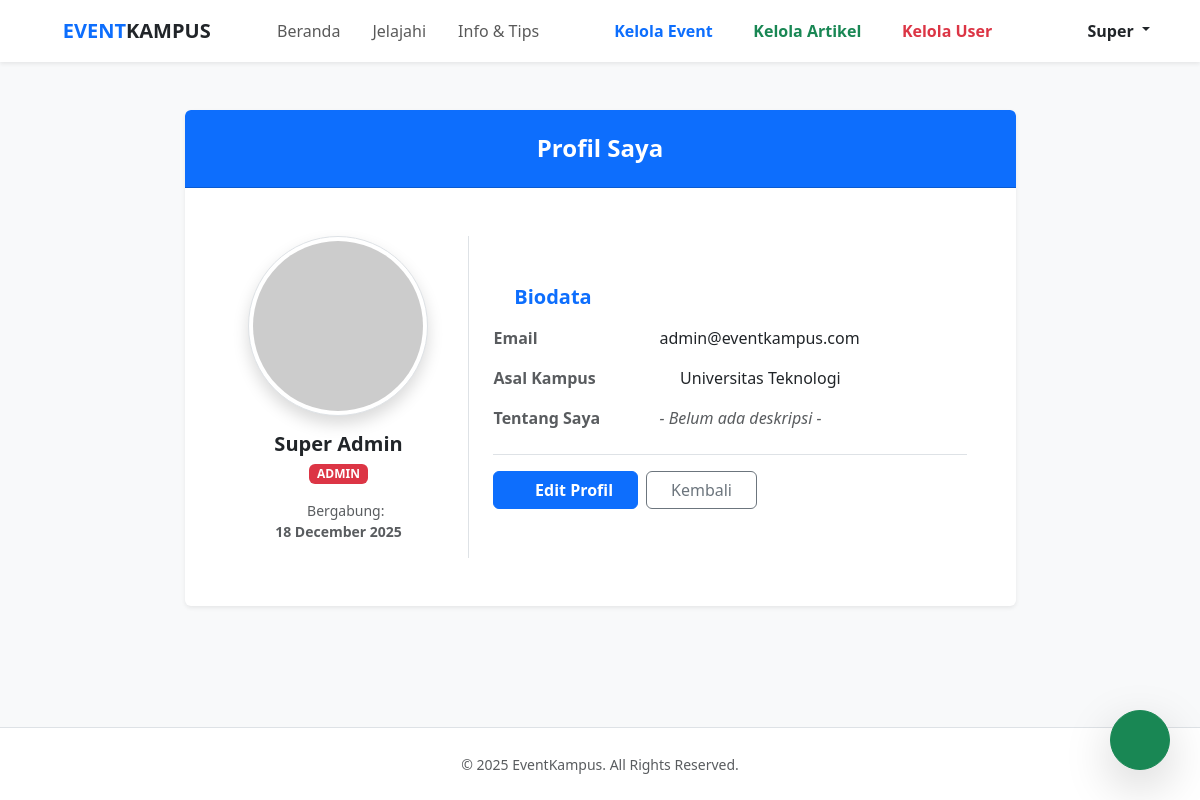
Screenshot of /user_profile/profile.php (signed in) with the database file from the repository.
### tables this page shows
CREATE TABLE `users` (
    `id` int NOT NULL,
    `name` varchar(100) NOT NULL,
    `email` varchar(100) NOT NULL,
    `campus` varchar(100) DEFAULT NULL,
    `password` varchar(255) DEFAULT NULL,
    `role` enum(
        'admin',
        'mahasiswa',
        'event_organizer'
    ) DEFAULT 'mahasiswa',
    `created_at` timestamp NULL DEFAULT CURRENT_TIMESTAMP,
    `google_id` varchar(255) DEFAULT NULL,
    `photo` varchar(255) DEFAULT NULL,
    `google_refresh_token` text,
    `description` text,
    `is_verified` tinyint(1) DEFAULT '0',
    `verification_token` varchar(255) DEFAULT NULL,
    `notify_email` tinyint(1) DEFAULT '1',
    `notify_web` tinyint(1) DEFAULT '1',
    `reset_token` varchar(255) DEFAULT NULL,
    `reset_expires_at` datetime DEFAULT NULL
);

### user_profile/profile.php (the view, shortened to what this page needs)
<?php
require_once __DIR__ . '/../includes/header.php';
$viewer_id = $_SESSION['user_id'];
$viewer_role = $_SESSION['role'];
$target_id = isset($_GET['id']) ? (int) $_GET['id'] : $viewer_id;
$stmt = $conn->prepare("SELECT id, name, email, role, photo, description, campus, created_at FROM users WHERE id = ?");
$stmt->bind_param("i", $target_id);
$stmt->execute();
$user = $stmt->get_result()->fetch_assoc();
$join_date = date('d F Y', strtotime($user['created_at']));
$is_own_profile = ($viewer_id == $user['id']);
?>
<div class="container py-5">
    <div class="row justify-content-center">
        <div class="col-lg-9">
            <div class="card border-0 shadow-sm overflow-hidden">
                <div class="card-header bg-primary text-white p-4 text-center">
                    <h4 class="mb-0 fw-bold"><?= $is_own_profile ? "Profil Saya" : "Profil Pengguna" ?></h4>
                </div>
                <div class="card-body p-5">
                    <div class="row g-5 align-items-center">
                        <div class="col-md-4 text-center border-end">
                            <?php
                            $foto = !empty($user['photo']) ? BASE_URL . "/assets/images/profiles/" . $user['photo'] : "https://via.placeholder.com/180?text=U";
                            ?>
                            <img src="<?= $foto ?>" class="rounded-circle img-thumbnail shadow"
                                style="width: 180px; height: 180px; object-fit: cover;"
                                onerror="this.src='https://via.placeholder.com/180?text=U'">
                            <h5 class="fw-bold mb-1 mt-3"><?= htmlspecialchars($user['name']) ?></h5>
                            <?php
                            $role_badge = 'bg-secondary';
                            if ($user['role'] == 'admin')
                                $role_badge = 'bg-danger';
                            elseif ($user['role'] == 'event_organizer')
                                $role_badge = 'bg-info text-dark';
                            elseif ($user['role'] == 'mahasiswa')
                                $role_badge = 'bg-success';
                            ?>
                            <span
                                class="badge <?= $role_badge ?> mb-3"><?= strtoupper(str_replace('_', ' ', $user['role'])) ?></span>
                            <p class="text-muted small">
                                <i class="bi bi-calendar3"></i> Bergabung:<br>
                                <strong><?= $join_date ?></strong>
                            </p>
                        </div>
                        <div class="col-md-8">
                            <h5 class="fw-bold text-primary mb-3"><i class="bi bi-person-lines-fill"></i> Biodata</h5>
                            <?php if ($is_own_profile || $viewer_role == 'admin'): ?>
                                <div class="row mb-3">
                                    <div class="col-sm-4 text-muted fw-bold">Email</div>
                                    <div class="col-sm-8 text-break"><?= htmlspecialchars($user['email']) ?></div>
                                </div>
                            <?php endif; ?>
                            <div class="row mb-3">
                                <div class="col-sm-4 text-muted fw-bold">Asal Kampus</div>
                                <div class="col-sm-8">
                                    <?php if (!empty($user['campus'])): ?>
                                        <span class="text-dark"><i class="bi bi-mortarboard-fill text-warning me-1"></i>
                                            <?= htmlspecialchars($user['campus']) ?></span>
                                    <?php else: ?>
                                        <span class="text-muted fst-italic">- Belum diatur -</span>
                                    <?php endif; ?>
                                </div>
                            </div>
                            <div class="row mb-4">
                                <div class="col-sm-4 text-muted fw-bold">Tentang Saya</div>
                                <div class="col-sm-8">
                                    <?php if (!empty($user['description'])): ?>
                                        <div
                                            class="p-3 bg-light rounded text-secondary border-start border-4 border-primary">
                                            <?= nl2br(htmlspecialchars($user['description'])) ?>
                                        </div>
                                    <?php else: ?>
                                        <span class="text-muted fst-italic">- Belum ada deskripsi -</span>
                                    <?php endif; ?>
                                </div>
                            </div>
                            <div class="d-flex gap-2 mt-4 pt-3 border-top">
                                <?php if ($is_own_profile): ?>
                                    <a href="edit_profile.php" class="btn btn-primary fw-bold px-4">
                                        <i class="bi bi-pencil-square"></i> Edit Profil
                                    </a>
                                <?php endif; ?>
                                <button onclick="goBack('<?= BASE_URL ?>/pages/dashboard.php')"
                                    class="btn btn-outline-secondary px-4">
                                    Kembali
                                </button>
                            </div>
                        </div>
                    </div>
                </div>
            </div>
        </div>
    </div>
</div>
<?php require_once __DIR__ . '/../includes/footer.php'; ?>

### rows the page displays
users: name "Super Admin", role "ADMIN", created_at "18 December 2025", email "admin@eventkampus.com", campus "Universitas Teknologi"

### other values shown
explode(' ', $_SESSION['name'])[0] "Super"
